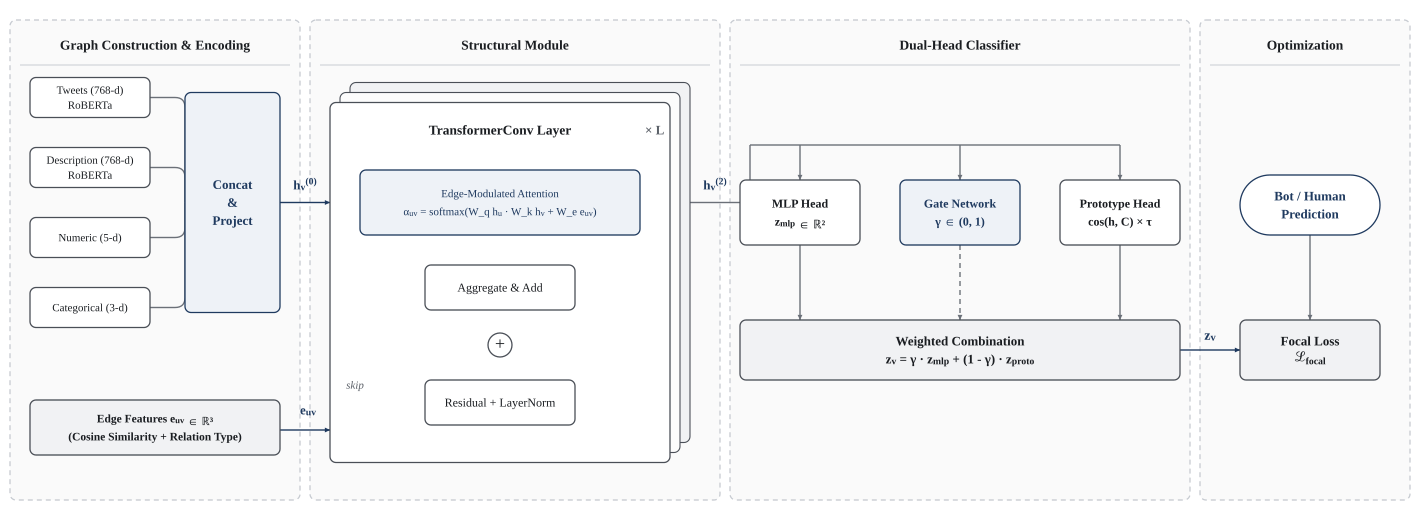

Write Python code to recreate this figure.

W, H = 1420, 520

# ---------- Restrained Academic Palette ----------
COLORS = {
    "bg": "#FFFFFF",
    "module_fill": "#FAFAFA", "module_stroke": "#C7CBD1",
    "box_fill": "#FFFFFF", "box_stroke": "#4A4F57",
    "box_fill_alt": "#F1F2F4", "box_stroke_alt": "#4A4F57",
    "accent": "#1F3A5F", "box_fill_accent": "#EEF2F7", "box_stroke_accent": "#1F3A5F",
    "output_fill": "#FFFFFF", "output_stroke": "#1F3A5F",
    "text": "#1A1D21", "text_light": "#5B6068", "text_accent": "#1F3A5F",
    "line": "#6B7078",
    "module_title": "#1A1D21"
}

FONT = "Times New Roman, Times, serif"

class SVGBuilder:
    def __init__(self, w, h):
        self.w, self.h = w, h
        self.layer_bg, self.layer_modules, self.layer_edges, self.layer_nodes = [], [], [], []

        self.layer_bg.append(f'<svg viewBox="0 0 {w} {h}" xmlns="http://www.w3.org/2000/svg" font-family="{FONT}">')
        self.layer_bg.append(f'<rect width="{w}" height="{h}" fill="{COLORS["bg"]}"/>')
        self.layer_bg.append(f'''<defs>
            <marker id="arrow" viewBox="0 0 10 10" refX="8" refY="5" markerWidth="4.6" markerHeight="4.6" orient="auto-start-reverse">
                <path d="M0,1.2 L8,5 L0,8.8 z" fill="{COLORS["line"]}"/>
            </marker>
            <marker id="arrow-accent" viewBox="0 0 10 10" refX="8" refY="5" markerWidth="4.6" markerHeight="4.6" orient="auto-start-reverse">
                <path d="M0,1.2 L8,5 L0,8.8 z" fill="{COLORS["accent"]}"/>
            </marker>
        </defs>''')

    def rect(self, x, y, w, h, fill, stroke, rx=6, sw=1.3, dash="", layer="nodes"):
        d_attr = f' stroke-dasharray="{dash}"' if dash else ""
        el = f'<rect x="{x}" y="{y}" width="{w}" height="{h}" rx="{rx}" fill="{fill}" stroke="{stroke}" stroke-width="{sw}"{d_attr}/>'
        (self.layer_modules if layer == "modules" else self.layer_nodes).append(el)

    def circle(self, cx, cy, r, fill, stroke, symbol="", sw=1.3):
        self.layer_nodes.append(f'<circle cx="{cx}" cy="{cy}" r="{r}" fill="{fill}" stroke="{stroke}" stroke-width="{sw}"/>')
        if symbol:
            self.layer_nodes.append(f'<text x="{cx}" y="{cy}" dy="0.05em" font-size="16" font-family="Arial" text-anchor="middle" fill="{stroke}" dominant-baseline="central">{symbol}</text>')

    def text(self, x, y, lines, size=12, weight="normal", style="normal", anchor="middle", fill=None, lh=18):
        if fill is None: fill = COLORS["text"]
        if isinstance(lines, str): lines = [lines]
        start_y = y - (len(lines) - 1) * lh / 2
        for i, line in enumerate(lines):
            safe = line.replace("&", "&amp;").replace("<", "&lt;").replace(">", "&gt;")
            
            # Robust Math Subscript/Superscript logic using baseline-shift (guarantees perfect vertical alignment)
            replacements = {
                "_(uv)": '<tspan baseline-shift="sub" font-size="0.75em">uv</tspan>',
                "_v": '<tspan baseline-shift="sub" font-size="0.75em">v</tspan>',
                "_u": '<tspan baseline-shift="sub" font-size="0.75em">u</tspan>',
                "^(0)": '<tspan baseline-shift="super" font-size="0.75em">(0)</tspan>',
                "^(2)": '<tspan baseline-shift="super" font-size="0.75em">(2)</tspan>',
                "^(l)": '<tspan baseline-shift="super" font-size="0.75em">(l)</tspan>',
                "_{focal}": '<tspan baseline-shift="sub" font-size="0.75em">focal</tspan>',
                "_mlp": '<tspan baseline-shift="sub" font-size="0.75em">mlp</tspan>',
                "_proto": '<tspan baseline-shift="sub" font-size="0.75em">proto</tspan>'
            }
            for k, v in replacements.items():
                safe = safe.replace(k, v)
                
            self.layer_nodes.append(f'<text x="{x}" y="{start_y + i * lh}" font-size="{size}" font-weight="{weight}" font-style="{style}" text-anchor="{anchor}" fill="{fill}" dominant-baseline="central">{safe}</text>')

    def line(self, x1, y1, x2, y2, arrow=True, sw=1.4, stroke=None, accent=False, dash=""):
        stroke = COLORS["accent"] if accent else (stroke or COLORS["line"])
        marker = "arrow-accent" if accent else "arrow"
        a_attr = f' marker-end="url(#{marker})"' if arrow else ""
        d_attr = f' stroke-dasharray="{dash}"' if dash else ""
        self.layer_edges.append(f'<line x1="{x1}" y1="{y1}" x2="{x2}" y2="{y2}" stroke="{stroke}" stroke-width="{sw}"{a_attr}{d_attr}/>')

    def route(self, x1, y1, x2, y2, dir="h", r=10, arrow=True, sw=1.4, stroke=None, accent=False, dash=""):
        stroke = COLORS["accent"] if accent else (stroke or COLORS["line"])
        marker = "arrow-accent" if accent else "arrow"
        a_attr = f' marker-end="url(#{marker})"' if arrow else ""
        d_attr = f' stroke-dasharray="{dash}"' if dash else ""
        
        if dir == "h":
            dx = 1 if x2 > x1 else -1
            dy = 1 if y2 > y1 else -1
            if abs(x2 - x1) < r or abs(y2 - y1) < r: r = min(abs(x2 - x1), abs(y2 - y1))
            d = f"M {x1} {y1} L {x2 - dx*r} {y1} Q {x2} {y1} {x2} {y1 + dy*r} L {x2} {y2}"
        else: # "v"
            dx = 1 if x2 > x1 else -1
            dy = 1 if y2 > y1 else -1
            if abs(x2 - x1) < r or abs(y2 - y1) < r: r = min(abs(x2 - x1), abs(y2 - y1))
            d = f"M {x1} {y1} L {x1} {y2 - dy*r} Q {x1} {y2} {x1 + dx*r} {y2} L {x2} {y2}"

        self.layer_edges.append(f'<path d="{d}" fill="none" stroke="{stroke}" stroke-width="{sw}"{a_attr}{d_attr}/>')

    def custom_path(self, d, arrow=True, sw=1.4, stroke=None, accent=False, dash=""):
        stroke = COLORS["accent"] if accent else (stroke or COLORS["line"])
        marker = "arrow-accent" if accent else "arrow"
        a_attr = f' marker-end="url(#{marker})"' if arrow else ""
        d_attr = f' stroke-dasharray="{dash}"' if dash else ""
        self.layer_edges.append(f'<path d="{d}" fill="none" stroke="{stroke}" stroke-width="{sw}"{a_attr}{d_attr}/>')

    def save(self, filename):
        with open(filename, "w", encoding="utf-8") as f:
            f.write("\n".join(self.layer_bg + self.layer_modules + self.layer_edges + self.layer_nodes + ['</svg>']))

svg = SVGBuilder(W, H)

# ==================================================================
# Module Backgrounds & Headers
# ==================================================================
zones = [
    (10, 290, "Graph Construction & Encoding"),
    (310, 410, "Structural Module"),
    (730, 460, "Dual-Head Classifier"),
    (1200, 210, "Optimization")
]

for x, w, title in zones:
    svg.rect(x, 20, w, 480, COLORS["module_fill"], COLORS["module_stroke"], dash="5 4", layer="modules")
    svg.text(x + w/2, 45, title, size=13.5, weight="bold", fill=COLORS["module_title"])
    svg.layer_modules.append(f'<line x1="{x+10}" y1="65" x2="{x+w-10}" y2="65" stroke="{COLORS["module_stroke"]}" stroke-width="1"/>')

# ==================================================================
# Module 1: Graph Construction & Encoding
# ==================================================================
# Y centers perfectly aligned to the concat block center (y=202.5)
m1_y = [97.5, 167.5, 237.5, 307.5]
labels = [["Tweets (768-d)", "RoBERTa"], ["Description (768-d)", "RoBERTa"], ["Numeric (5-d)"], ["Categorical (3-d)"]]

for i, y in enumerate(m1_y):
    svg.rect(30, y - 20, 120, 40, COLORS["box_fill"], COLORS["box_stroke"])
    svg.text(90, y, labels[i], size=11, lh=15)
    svg.route(150, y, 185, 202.5, dir="h", arrow=False)

# Concat Box
svg.rect(185, 92.5, 95, 220, COLORS["box_fill_accent"], COLORS["box_stroke_accent"])
svg.text(232.5, 202.5, ["Concat", "&", "Project"], size=13, weight="bold", fill=COLORS["text_accent"])

# Edge Features Box
svg.rect(30, 400, 250, 55, COLORS["box_fill_alt"], COLORS["box_stroke_alt"])
svg.text(155, 427.5, ["Edge Features e_(uv) ∈ ℝ³", "(Cosine Similarity + Relation Type)"], size=11.5, weight="bold")

# Output M1 -> M2
svg.line(280, 202.5, 330, 202.5, accent=True)
svg.text(305, 185, "h_v^(0)", size=13, weight="bold", fill=COLORS["text_accent"])

# ==================================================================
# Module 2: Structural Module (Aligned vertically)
# ==================================================================
# Stacked Card Effect
svg.rect(350, 82.5, 340, 360, COLORS["box_fill_alt"], COLORS["box_stroke"], sw=1.1)
svg.rect(340, 92.5, 340, 360, "#Fcfcfc", COLORS["box_stroke"], sw=1.1)
svg.rect(330, 102.5, 340, 360, COLORS["box_fill"], COLORS["box_stroke"])

svg.text(500, 130, "TransformerConv Layer", size=13.5, weight="bold")
svg.text(645, 130, "× L", size=13, weight="bold", fill=COLORS["text_light"], anchor="start")

# Internal Block
svg.rect(360, 170, 280, 65, COLORS["box_fill_accent"], COLORS["box_stroke_accent"])
svg.text(500, 202.5, ["Edge-Modulated Attention", "α_(uv) = softmax(W_q h_u · W_k h_v + W_e e_(uv))"], size=11, fill=COLORS["text_accent"])

svg.rect(425, 265, 150, 45, COLORS["box_fill"], COLORS["box_stroke"])
svg.text(500, 287.5, "Aggregate & Add", size=12)

svg.circle(500, 345, 12, COLORS["bg"], COLORS["box_stroke"])
svg.text(500, 343.5, "+", size=18)

svg.rect(425, 380, 150, 45, COLORS["box_fill"], COLORS["box_stroke"])
svg.text(500, 402.5, "Residual + LayerNorm", size=12)

# Pipeline Routing
svg.line(500, 235, 500, 265)
svg.line(500, 310, 500, 333)
svg.line(500, 357, 500, 380)

# Edge Feature Routing (Snakes efficiently into the attention box)
svg.line(280, 430, 330, 430, accent=True)
svg.text(300, 410, "e_(uv)", size=13, weight="bold", fill=COLORS["text_accent"], anchor="start")

# Skip Connection (Hidden cleanly inside the card)
svg.custom_path("M 345 202.5 L 345 392.5 Q 345 402.5 355 402.5 L 425 402.5", arrow=True)
svg.text(355, 385, "skip", size=11, style="italic", fill=COLORS["text_light"])

# Output M2 -> M3
svg.route(670, 202.5, 750, 145, dir="h", arrow=False)
svg.text(715, 185, "h_v^(2)", size=13, weight="bold", fill=COLORS["text_accent"])

# ==================================================================
# Module 3: Dual-Head Classifier (Perfect Alignment)
# ==================================================================
# Distribution Bus
svg.line(750, 145, 1120, 145, arrow=False)
svg.line(800, 145, 800, 180)
svg.line(960, 145, 960, 180)
svg.line(1120, 145, 1120, 180)

# Classifier Heads
svg.rect(740, 180, 120, 65, COLORS["box_fill"], COLORS["box_stroke"])
svg.text(800, 212.5, ["MLP Head", "z_mlp ∈ ℝ²"], size=12, weight="bold")

svg.rect(900, 180, 120, 65, COLORS["box_fill_accent"], COLORS["box_stroke_accent"])
svg.text(960, 212.5, ["Gate Network", "γ ∈ (0, 1)"], size=12, weight="bold", fill=COLORS["text_accent"])

svg.rect(1060, 180, 120, 65, COLORS["box_fill"], COLORS["box_stroke"])
svg.text(1120, 212.5, ["Prototype Head", "cos(h, C) × τ"], size=12, weight="bold")

# Unified Weighted Combination Box
svg.rect(740, 320, 440, 60, COLORS["box_fill_alt"], COLORS["box_stroke_alt"])
svg.text(960, 350, ["Weighted Combination", "z_v = γ · z_mlp + (1 - γ) · z_proto"], size=13, weight="bold")

# Route directly into the combination box
svg.line(800, 245, 800, 320)  # MLP down
svg.line(1120, 245, 1120, 320) # Proto down
svg.line(960, 245, 960, 320, dash="5 4") # Gate down (dashed scalar weight)

# Output M3 -> M4
svg.line(1180, 350, 1240, 350, accent=True)
svg.text(1210, 335, "z_v", size=14, weight="bold", fill=COLORS["text_accent"])

# ==================================================================
# Module 4: Optimization
# ==================================================================
svg.rect(1240, 175, 140, 60, COLORS["output_fill"], COLORS["output_stroke"], rx=30)
svg.text(1310, 205, ["Bot / Human", "Prediction"], size=13, weight="bold", fill=COLORS["text_accent"])

svg.rect(1240, 320, 140, 60, COLORS["box_fill_alt"], COLORS["box_stroke_alt"])
svg.text(1310, 350, ["Focal Loss", "ℒ_{focal}"], size=13, weight="bold")

# Final connection
svg.line(1310, 235, 1310, 320)

# ==================================================================
svg.save("architecture.svg")
print("Saved AAAI publication-ready diagram with perfect math alignments to architecture.svg")
